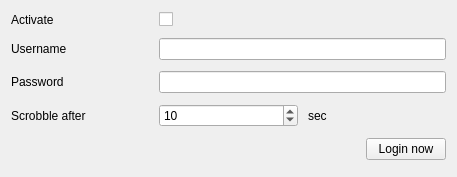
<?xml version="1.0" encoding="UTF-8"?>
<ui version="4.0">
 <class>GUI_LastFM</class>
 <widget class="QWidget" name="GUI_LastFM">
  <property name="geometry">
   <rect>
    <x>0</x>
    <y>0</y>
    <width>457</width>
    <height>177</height>
   </rect>
  </property>
  <layout class="QGridLayout" name="gridLayout">
   <property name="spacing">
    <number>10</number>
   </property>
   <item row="1" column="0">
    <widget class="QLabel" name="label_4">
     <property name="text">
      <string>Activate</string>
     </property>
    </widget>
   </item>
   <item row="2" column="0">
    <widget class="QLabel" name="label_2">
     <property name="text">
      <string>Username</string>
     </property>
    </widget>
   </item>
   <item row="3" column="0">
    <widget class="QLabel" name="label_3">
     <property name="text">
      <string>Password</string>
     </property>
    </widget>
   </item>
   <item row="1" column="1">
    <widget class="QCheckBox" name="cb_activate">
     <property name="focusPolicy">
      <enum>Qt::StrongFocus</enum>
     </property>
     <property name="layoutDirection">
      <enum>Qt::LeftToRight</enum>
     </property>
     <property name="text">
      <string/>
     </property>
    </widget>
   </item>
   <item row="4" column="0">
    <widget class="QLabel" name="label">
     <property name="text">
      <string>Scrobble after</string>
     </property>
    </widget>
   </item>
   <item row="4" column="1">
    <widget class="QSpinBox" name="sb_scrobble_time">
     <property name="minimum">
      <number>5</number>
     </property>
     <property name="value">
      <number>10</number>
     </property>
    </widget>
   </item>
   <item row="4" column="2">
    <widget class="QLabel" name="label_5">
     <property name="text">
      <string>sec</string>
     </property>
    </widget>
   </item>
   <item row="5" column="0" colspan="3">
    <layout class="QHBoxLayout" name="horizontalLayout">
     <item>
      <widget class="QLabel" name="lab_status">
       <property name="text">
        <string/>
       </property>
      </widget>
     </item>
     <item>
      <spacer name="horizontalSpacer">
       <property name="orientation">
        <enum>Qt::Horizontal</enum>
       </property>
       <property name="sizeHint" stdset="0">
        <size>
         <width>40</width>
         <height>20</height>
        </size>
       </property>
      </spacer>
     </item>
     <item>
      <widget class="QPushButton" name="btn_login">
       <property name="text">
        <string>Login now</string>
       </property>
      </widget>
     </item>
    </layout>
   </item>
   <item row="3" column="1" colspan="2">
    <widget class="QLineEdit" name="tf_password">
     <property name="echoMode">
      <enum>QLineEdit::Password</enum>
     </property>
    </widget>
   </item>
   <item row="2" column="1" colspan="2">
    <widget class="QLineEdit" name="tf_username"/>
   </item>
  </layout>
 </widget>
 <resources/>
 <connections/>
</ui>
